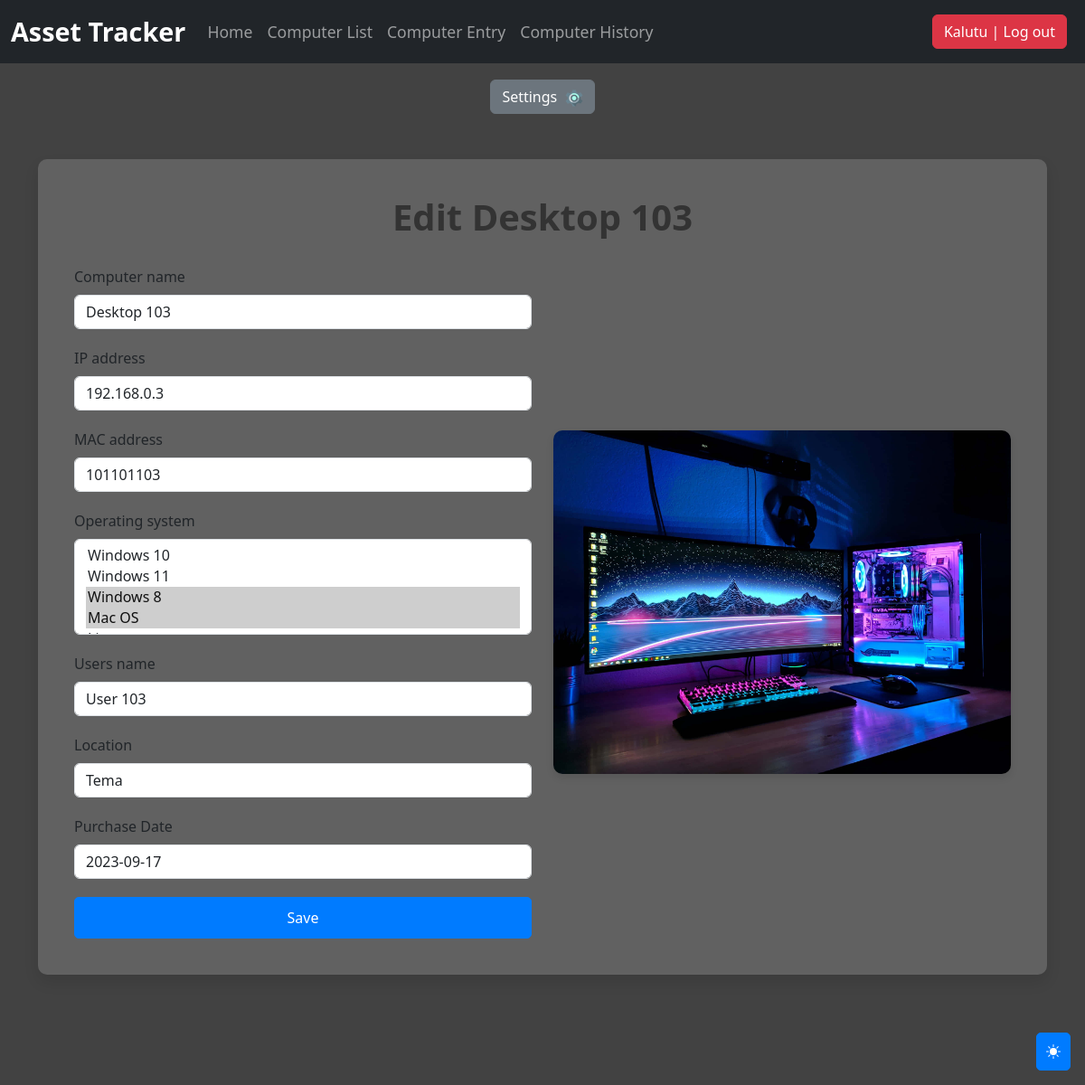
Page /computer_list/4/ (signed in) on the committed database.
### djangoapp/models.py (models this page shows, shortened)
class Computer(models.Model):
    computer_name = models.CharField(max_length=30, blank=True, null=True)
    IP_address = models.CharField(max_length=30)
    MAC_address = models.CharField(max_length=30)
    timestamp = models.DateField(auto_now_add = True, auto_now = False, blank=True)
    operating_system = models.ManyToManyField(Operating_system, blank=True)
    users_name = models.CharField(max_length=30, blank=True, null=True)
    location = models.CharField(max_length=30)
    purchase_date = models.DateField("Purchase Date",auto_now_add = False, auto_now = False, blank=True, null=True)
    export_to_CSV = models.BooleanField(default=False)

class Operating_system(models.Model):
    operating_system = models.CharField(max_length=30, blank=True)
    def __str__(self):
        return self.operating_system

### djangoapp/views.py (the view, shortened to what this page needs)
# urls.py: path('computer_list/<int:id>/', computer_edit, name='computer_edit'),
def computer_edit(request, id=None):
    instance = get_object_or_404(Computer, id=id)
    form = ComputerForm(request.POST or None, instance=instance)
    context = {
        "title": 'Edit ' + str(instance.computer_name),
        "instance": instance,
        "form": form,
    }
    return render(request, "computer_entry.html", context)

### djangoapp/forms.py (shortened to what this page needs)
class ComputerForm(forms.ModelForm):
    class Meta:
        model = Computer
        fields = ['computer_name', 'IP_address', 'MAC_address', 'operating_system', 'users_name', 'location', 'purchase_date']
        widgets = {
            'purchase_date': forms.DateInput(attrs={'class': 'dateinput'}),
        }

### djangoapp/templates/computer_entry.html (shortened to what this page needs)
{% extends "header.html" %}
{% load bootstrap5 %}
{% block header %}
<main class="container">
  {% if request.user.is_authenticated %}
  <div class="custom-container">
    <h1 class="custom-title">{{ title }}</h1>
    <div class="row">
      <div class="col-md-6">
        <form method="post" action="">
          {% for field in form %}
          <div class="form-group">
            {% bootstrap_field field %}
          </div>
          {% endfor %}
          <input class="btn btn-bd-primary" type="submit" value="Save" />
        </form>
      </div>
      <div class="col-md-6 aligncenter">
        <img class="custom-img" src="../static/img/lap.jpg" alt="Laptop">
      </div>
    </div>
  </div>
  {% else %}
  <p class="login-link">Log in <a href="/accounts/login">here</a></p>
  {% endif %}
</main>
{% endblock header %}

### djangoapp/templates/navbar.html (shortened to what this page needs)
{% load static %}
<!DOCTYPE html>
<html lang="en">
<head>
    <link href="{% static 'css/bootstrap.min.css' %}" rel="stylesheet">
    <link href="{% static 'css/stylesheet.css' %}" rel="stylesheet">
</head>
<body>
    <nav class="navbar navbar-expand-md navbar-dark fixed-top bg-dark">
        <div class="container-fluid">
            <a class="navbar-brand" href="/">Asset Tracker</a>
            <div class="collapse navbar-collapse" id="navbarCollapse">
                {% if request.user.is_authenticated %}
                <ul class="navbar-nav me-auto mb-2 mb-md-0">
                    <li class="nav-item">
                        <a class="nav-link{% if request.path == '/' %} active{% endif %}" href="/">Home</a>
                    </li>
                    <li class="nav-item">
                        <a class="nav-link{% if request.path == '/computer_list' %} active{% endif %}" href="/computer_list">Computer List</a>
                    </li>
                    <li class="nav-item">
                        <a class="nav-link{% if request.path == '/computer_entry' %} active{% endif %}" href="/computer_entry">Computer Entry</a>
                    </li>
                    <li class="nav-item">
                        <a class="nav-link{% if request.path == '/computerhistory_list' %} active{% endif %}" href="/computerhistory_list">Computer History</a>
                    </li>
                </ul>
                <ul class="navbar-nav ml-auto mb-2 mb-md-0">
                    <li class="nav-item">
                        <a class="nav-link" href="/accounts/logout/">
                            <button class="btn btn-danger">{{ request.user.username }} | Log out</button>
                        </a>
                    </li>
                </ul>
                {% endif %}
            </div>
        </div>
    </nav>
    {% if request.user.is_authenticated %}
    <div class="text-center mt-3">
        <a href="/settings" class="btn btn-settings">
            Settings <img src="{% static 'img/settings.png' %}" alt="Settings Icon">
        </a>
    </div>
    {% endif %}
</body>
</html>

### djangoapp/static/css/stylesheet.css (style rules this page uses)
body { background-image: url(); }

### djangoapp/static/css/navbar-fixed.css (style rules this page uses)
body { min-height: 75rem; padding-top: 4.5rem; }

### djangoapp/templates/header.html (style rules this page uses)
.btn-bd-primary { --bd-violet-bg: #712cf9; --bd-violet-rgb: 112.520718, 44.062154, 249.437846; --bs-btn-font-weight: 600; --bs-btn-color: var(--bs-white); --bs-btn-bg: var(--bd-violet-bg); --bs-btn-border-color: var(--bd-violet-bg); --bs-btn-hover-color: var(--bs-white); --bs-btn-hover-bg: #6528e0; --bs-btn-hover-border-color: #6528e0; --bs-btn-focus-shadow-rgb: var(--bd-violet-rgb); --bs-btn-active-color: var(--bs-btn-hover-color); --bs-btn-active-bg: #5a23c8; --bs-btn-active-border-color: #5a23c8; }

### djangoapp/templates/navbar.html (style rules this page uses)
.navbar-brand { font-size: 1.8rem; font-weight: bold; }
.nav-link { padding: 0.5rem 1rem; font-size: 1.1rem; transition: color 0.3s ease; }
.btn-settings { color: #fff; background-color: #6c757d; border-color: #6c757d; font-size: 1rem; transition: background-color 0.3s ease, border-color 0.3s ease, color 0.3s ease; }
.btn-settings img { height: 1.2rem; margin-left: 5px; transition: transform 0.3s ease; }

### djangoapp/templates/computer_entry.html (style rules this page uses)
body { background-color: #424242; }
.custom-container { background-color: #616161; border-radius: 10px; padding: 40px; box-shadow: 0 8px 16px rgba(0, 0, 0, 0.1); margin-top: 50px; }
.custom-title { font-size: 2.5rem; color: #333; margin-bottom: 30px; font-weight: 700; text-align: center; }
.form-group { margin-bottom: 20px; }
.btn-bd-primary { background-color: #007bff; border-color: #007bff; color: #fff; width: 100%; padding: 10px; font-size: 1rem; font-weight: 500; border-radius: 5px; }
.aligncenter { display: flex; justify-content: center; align-items: center; }
.custom-img { border-radius: 10px; box-shadow: 0 4px 8px rgba(0, 0, 0, 0.1); max-width: 100%; height: auto; }

### rows in the picture
Computer: computer_name "Desktop 103" "192.168.0.3" "101101103" "User 103" "Tema" "2023-09-17"
Operating_system: operating_system "Windows 10 / Windows 11 / Windows 8 ☑ / Mac OS ☑"

### other values in the picture
{{ request.user.username }} "Kalutu"
{{ title }} "Edit Desktop 103"
